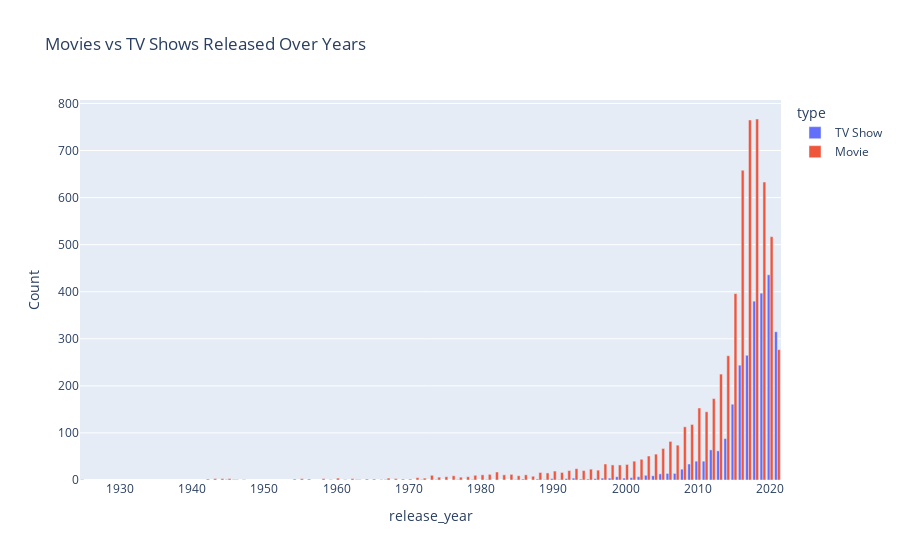

Notebook code cell kept with this figure:
### Code cell
import plotly.express as px

# Count titles per year and type
year_type_counts = (
    df.groupby(['release_year', 'type'])
      .size()
      .reset_index(name='Count')
)

fig = px.bar(
    year_type_counts,
    x='release_year',
    y='Count',
    color='type',
    title='Movies vs TV Shows Released Over Years',
    barmode='group'
)

fig.show()

### Figure 1 — Plotly figure (JSON) as saved in the notebook; plotly's stock layout.template omitted (floating-point values rounded to 4 significant figures)
{"data": [{"alignmentgroup": "True", "hovertemplate": "type=TV Show<br>release_year=%{x}<br>Count=%{y}<extra></extra>", "legendgroup": "TV Show", "marker": {"color": "#636efa", "pattern": {"shape": ""}}, "name": "TV Show", "offsetgroup": "TV Show", "orientation": "v", "showlegend": true, "textposition": "auto", "type": "bar", "x": [1925, 1945, 1946, 1963, 1967, 1972, 1974, 1977, 1979, 1981, 1985, 1986, 1988, 1989, 1990, 1991, 1992, 1993, 1994, 1995, 1996, 1997, 1998, 1999, 2000, 2001, 2002, 2003, 2004, 2005, 2006, 2007, 2008, 2009, 2010, 2011, 2012, 2013, 2014, 2015, 2016, 2017, 2018, 2019, 2020, 2021], "xaxis": "x", "y": [1, 1, 1, 1, 1, 1, 1, 1, 1, 1, 1, 2, 2, 1, 3, 1, 3, 4, 2, 2, 3, 4, 4, 7, 4, 5, 7, 10, 9, 13, 14, 14, 23, 34, 40, 40, 64, 62, 88, 161, 244, 265, 380, 397, 436, 315], "yaxis": "y"}, {"alignmentgroup": "True", "hovertemplate": "type=Movie<br>release_year=%{x}<br>Count=%{y}<extra></extra>", "legendgroup": "Movie", "marker": {"color": "#EF553B", "pattern": {"shape": ""}}, "name": "Movie", "offsetgroup": "Movie", "orientation": "v", "showlegend": true, "textposition": "auto", "type": "bar", "x": [1942, 1943, 1944, 1945, 1946, 1947, 1954, 1955, 1956, 1958, 1959, 1960, 1961, 1962, 1963, 1964, 1965, 1966, 1967, 1968, 1969, 1970, 1971, 1972, 1973, 1974, 1975, 1976, 1977, 1978, 1979, 1980, 1981, 1982, 1983, 1984, 1985, 1986, 1987, 1988, 1989, 1990, 1991, 1992, 1993, 1994, 1995, 1996, 1997, 1998, 1999, 2000, 2001, 2002, 2003, 2004, 2005, 2006, 2007, 2008, 2009, 2010, 2011, 2012, 2013, 2014, 2015, 2016, 2017, 2018, 2019, 2020, 2021], "xaxis": "x", "y": [2, 3, 3, 3, 1, 1, 2, 3, 2, 3, 1, 4, 1, 3, 1, 2, 2, 1, 4, 3, 2, 2, 5, 4, 10, 6, 7, 9, 6, 7, 10, 11, 12, 17, 11, 12, 9, 11, 8, 16, 15, 19, 16, 20, 24, 20, 23, 21, 34, 32, 32, 33, 40, 44, 51, 55, 67, 82, 74, 113, 118, 153, 145, 173, 225, 264, 396, 658, 765, 767, 633, 517, 277], "yaxis": "y"}], "layout": {"barmode": "group", "legend": {"title": {"text": "type"}, "tracegroupgap": 0}, "title": {"text": "Movies vs TV Shows Released Over Years"}, "xaxis": {"anchor": "y", "domain": [0, 1], "title": {"text": "release_year"}}, "yaxis": {"anchor": "x", "domain": [0, 1], "title": {"text": "Count"}}}}
